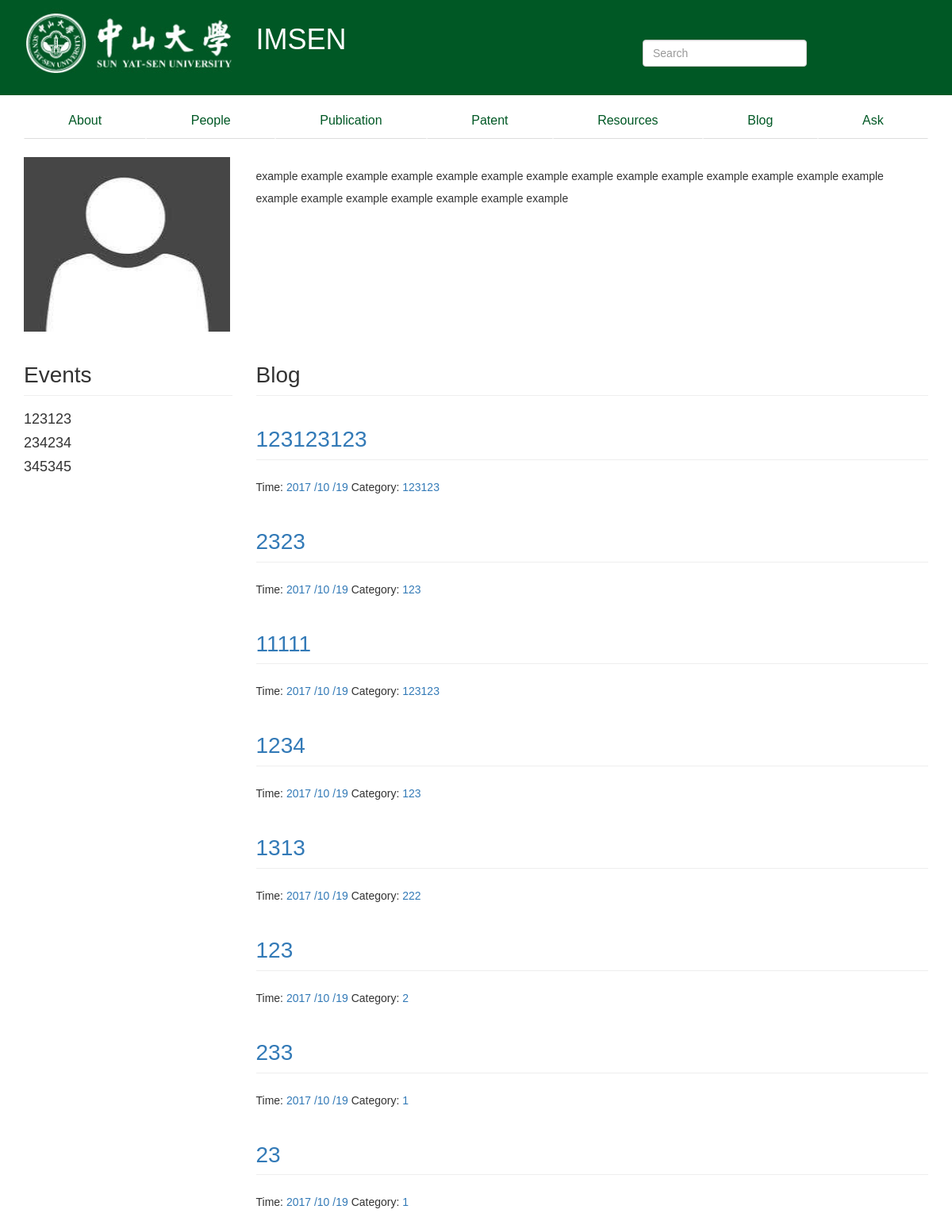
/, run on an earlier commit of the app's database.
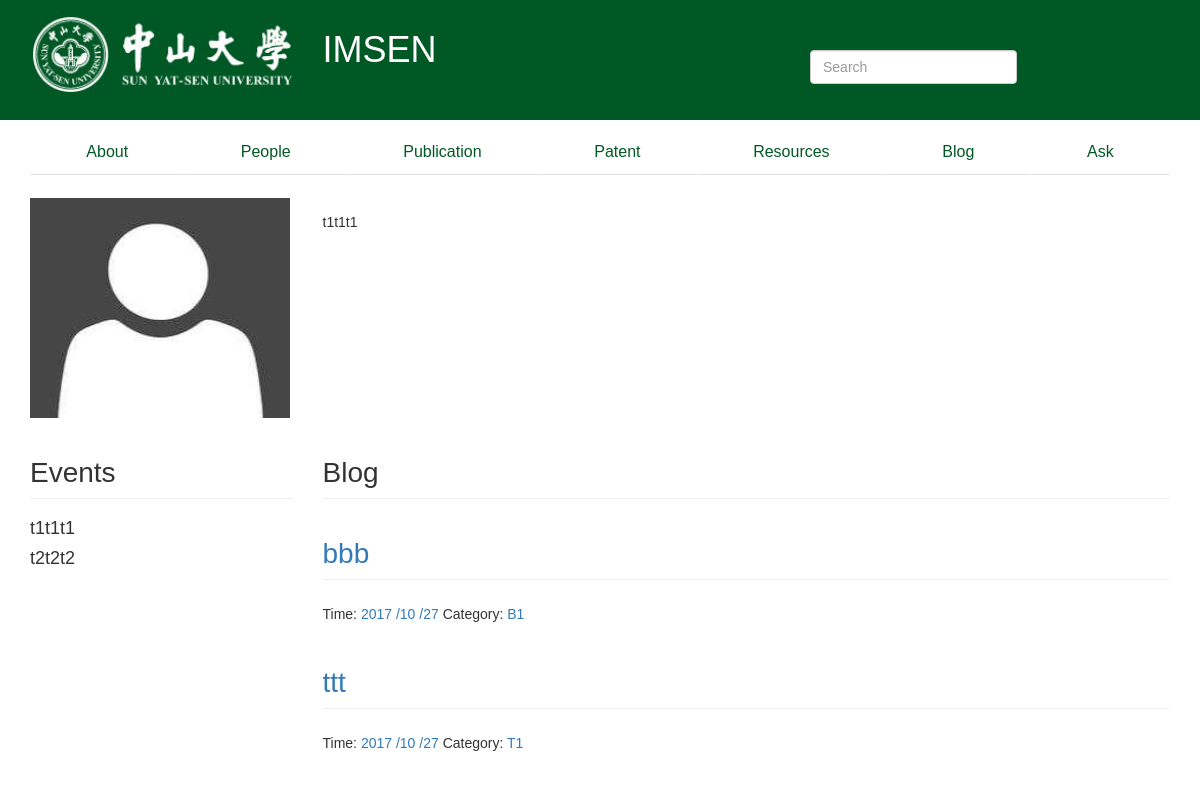
And on a later commit of the database.
### IMS/models.py (models this page shows, shortened)
class indexContent(models.Model):
    name = models.CharField(max_length=100, primary_key=True, default='indexContent')
    title1 = models.CharField(max_length=100, default='About')
    text1 = models.TextField(null=True)
    text2 = models.TextField(null=True)
    text3 = models.TextField(null=True)
    pics1 = models.ImageField(upload_to='Aimg', default='Aimg/no-img.jpg')
    pics2 = models.ImageField(upload_to='Aimg', default='Aimg/no-img.jpg')
    pics3 = models.ImageField(upload_to='Aimg', default='Aimg/no-img.jpg')

class event(models.Model):
    title = models.CharField(max_length=100)

class blog(models.Model):
    title = models.CharField(max_length=100)
    category = models.CharField(max_length=50, null=False)
    date_time = models.DateTimeField(default=timezone.now, null=False)
    content = models.TextField(null=False)
    class Meta:
        ordering = ['-date_time']

### IMS/views.py (the view)
# urls.py: url(r'^$', IMSview.indexPage, name='index'),
def indexPage(request):
    try:
        index = indexContent.objects.get(name='using')
        events = event.objects.all()
        posts = blog.objects.all()
        categories = posts.values('category').distinct().order_by('category')
        paginator = Paginator(posts, 10)
        page = request.GET.get('page')
        try:
            postList = paginator.page(page)
        except PageNotAnInteger:
            postList = paginator.page(1)
        except EmptyPage:
            postList = paginator.page(paginator.num_pages)
        return render(request, 'index.html',
                      {'item': index, 'post_list': postList, 'categories': categories, 'event': events})
    except:
        return render(request, 'index.html')

### templates/index.html
{% extends "base.html" %}
{% load markdown_deux_tags %}
{% block content %}
    <ul class="nav nav-tabs nav-justified" role="tablist">
        <li role="presentation"><a href="/about/">About</a></li>
        <li role="presentation"><a href="/people/">People</a></li>
        <li role="presentation"><a href="/publication/" role="tab">Publication</a></li>
        <li role="presentation"><a href="/patent/" role="tab">Patent</a></li>
        <li role="presentation"><a href="/resource/">Resources</a></li>
        <li role="presentation"><a href="/blog/">Blog</a></li>
        <li role="presentation"><a href="/ask/">Ask</a></li>
    </ul>
    <div class="row">
        <div style="margin-top: 2%">
            <div class="col-md-3">
                <img src="{{ item.pics1.url }}" style="width:260px; height:220px">
            </div>
            <div class="col-md-9">
                <div>
                    <p>{{ item.text1|markdown:'recipe' }}</p>
                </div>
            </div>
        </div>
    </div>
    <div class="row">
        <div class="posts col-md-3">
            <h2 class="page-header">Events</h2>
            {% for item in event %}
                <h4>{{ item.title }}</h4>
            {% endfor %}
        </div>
        <div class="posts col-md-9">
            <h2 class="page-header">Blog</h2>
            {% for post in post_list %}
                {% if post.title != "" %}
                    <section class="post">
                    <header class="post-header">
                        <h3 class="post-title page-header">
                            <a href="{% url "blogDetail" id=post.id %}">{{ post.title }}</a></h3>
                        <p class="post-meta">
                            Time: <a class="post-author" href="#">{{ post.date_time |date:"Y /m /d" }}</a>
                            Category: <a class="post-category post-category-js"
                                         href="{% url "blogTag" tag=post.category %}">{{ post.category|title }}</a>
                        </p>
                    </header>
                {% endif %}
            </section>
            {% endfor %}
        </div>
    </div>
{% endblock %}

What changed in the data, as far as the page shows it:
removed event: title "345345"
removed blog: title "123123123", date_time "2017 /10 /19", category "123123"
removed blog: title "2323", date_time "2017 /10 /19", category "123"
removed blog: title "11111", date_time "2017 /10 /19", category "123123"
removed blog: title "1234", date_time "2017 /10 /19", category "123"
removed blog: title "1313", date_time "2017 /10 /19", category "222"
removed blog: title "123", date_time "2017 /10 /19", category "2"
removed blog: title "233", date_time "2017 /10 /19", category "1"
removed blog: title "23", date_time "2017 /10 /19", category "1"
changed indexContent: text1 "example example example example example example example example example example example example example example example example example example example example example" → "t1t1t1"
changed event (number 1 of 2 on the later page): title "123123" → "t1t1t1"
changed event (number 2 of 2 on the later page): title "234234" → "t2t2t2"
added blog: title "bbb", date_time "2017 /10 /27", category "B1"
added blog: title "ttt", date_time "2017 /10 /27", category "T1"
